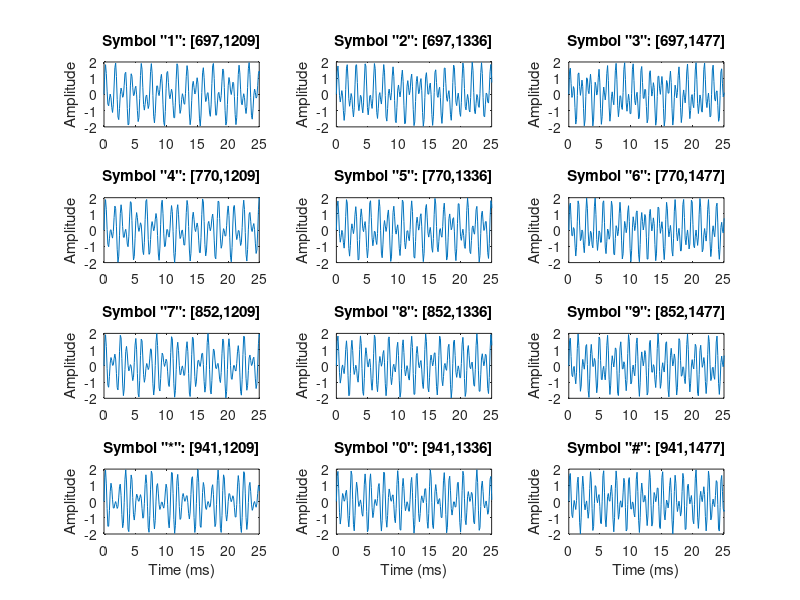

Recreate this plot in MATLAB. (Note: this script raises an error after producing the figure.)
symbol = {'1','2','3','4','5','6','7','8','9','*','0','#'};
lfg = [697 770 852 941]; % Low frequency group
hfg = [1209 1336 1477];  % High frequency group
f  = [];
for c=1:4,
    for r=1:3,
        f = [ f [lfg(c);hfg(r)] ];
    end
end
f'
Fs  = 8000;       % Sampling frequency 8 kHz
N = 800;          % Tones of 100 ms
t   = (0:N-1)/Fs; % 800 samples at Fs
pit = 2*pi*t;

tones = zeros(N,size(f,2));
for toneChoice=1:12,
    % Generate tone
    tones(:,toneChoice) = sum(sin(f(:,toneChoice)*pit))';
    % Plot tone
    subplot(4,3,toneChoice),plot(t*1e3,tones(:,toneChoice));
    title(['Symbol "', symbol{toneChoice},'": [',num2str(f(1,toneChoice)),',',num2str(f(2,toneChoice)),']'])
    set(gca, 'Xlim', [0 25]);
    ylabel('Amplitude');
    if toneChoice>9, xlabel('Time (ms)'); end
end
set(gcf, 'Color', [1 1 1], 'Position', [1 1 1280 1024])
annotation(gcf,'textbox', 'Position',[0.38 0.96 0.45 0.026],...
    'EdgeColor',[1 1 1],...
    'String', '\bf Time response of each tone of the telephone pad', ...
    'FitBoxToText','on');
for i=[5 11 8 6 4 7 7 11 11 11],
    p = audioplayer(tones(:,i),Fs);
    play(p)
    pause(0.5)
end
Nt = 205;
original_f = [lfg(:);hfg(:)]  % Original frequencies
k = round(original_f/Fs*Nt);  % Indices of the DFT
estim_f = round(k*Fs/Nt)      % Frequencies at which the DFT is estimated
tones = tones(1:205,:);
figure,
for toneChoice=1:12,
    % Select tone
    tone=tones(:,toneChoice);
    % Estimate DFT using Goertzel
    ydft(:,toneChoice) = goertzel(tone,k+1); % Goertzel use 1-based indexing
    % Plot magnitude of the DFT
    subplot(4,3,toneChoice),stem(estim_f,abs(ydft(:,toneChoice)));
    title(['Symbol "', symbol{toneChoice},'": [',num2str(f(1,toneChoice)),',',num2str(f(2,toneChoice)),']'])
    set(gca, 'XTick', estim_f, 'XTickLabel', estim_f, 'Xlim', [650 1550]);
    ylabel('DFT Magnitude');
    if toneChoice>9, xlabel('Frequency (Hz)'); end
end
set(gcf, 'Color', [1 1 1], 'Position', [1 1 1280 1024])
annotation(gcf,'textbox', 'Position',[0.28 0.96 0.45 0.026],...
    'EdgeColor',[1 1 1],...
    'String', '\bf Estimation of the frequencies contained in each tone of the telephone pad using Goertzel', ...
    'FitBoxToText','on');